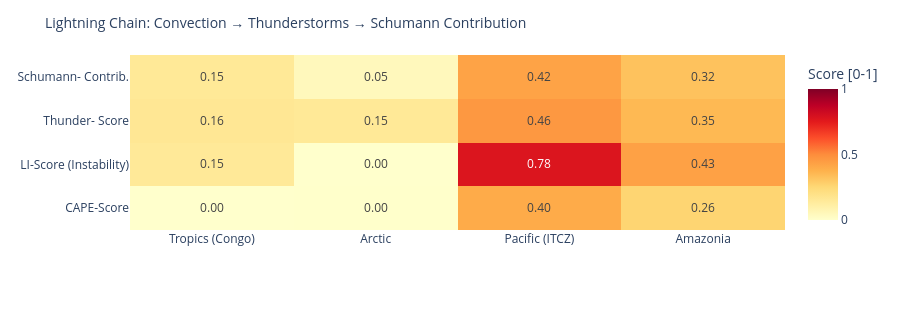

The notebook cell saved with this chart:
### Code cell
# ============================================================
# LIGHTNING CHAIN: Convection → Thunderstorms → Schumann
# Shows the causal chain per measurement point as heatmap
# ============================================================

def cape_score(v):
    """CAPE → normalized score [0,1]"""
    if v is None or pd.isna(v): return 0.0
    return min(1.0, float(v) / 3000)

def li_score(v):
    """Lifted Index: negative = unstable → score [0,1]"""
    if v is None or pd.isna(v): return 0.3
    return min(1.0, max(0.0, (-float(v) + 6) / 12))

def cloud_score(v):
    if v is None or pd.isna(v): return 0.3
    return float(v) / 100

def thunder_score(row):
    """Kombinierter Gewitterwahrscheinlichkeits-Score
    CAPE + LI + Bedeckung + WMO-Gewitter + konvektiver Niederschlag (showers)
    Hinweis: X-Ray und Kp sind kein Bestandteil – nur geomagn./solarer Kontext.
    """
    cs = cape_score(row.get('cape'))
    ls = li_score(row.get('li'))
    cl = cloud_score(row.get('cloud'))
    t  = 1.0 if row.get('thunderstorm') else 0.0
    # Convective precipitation (showers) as additional indicator
    sh = min(1.0, (row.get('showers') or 0) / 5.0)
    return round(cs * 0.30 + ls * 0.25 + cl * 0.15 + t * 0.20 + sh * 0.10, 3)

def schumann_contribution(t_score, lat):
    """Schumann contribution: higher in tropics (±30°), scaled by thunderstorm score"""
    lat_weight = max(0.3, 1.0 - abs(lat) / 60)
    return round(t_score * lat_weight, 3)

df_atm['cape_score']   = df_atm.apply(lambda r: cape_score(r['cape']), axis=1)
df_atm['li_score']     = df_atm.apply(lambda r: li_score(r['li']),    axis=1)
df_atm['thunder_score']= df_atm.apply(lambda r: thunder_score(r.to_dict()), axis=1)
df_atm['schumann_contribution'] = df_atm.apply(
    lambda r: schumann_contribution(r['thunder_score'], r['lat']), axis=1)

metrics = ['cape_score', 'li_score', 'thunder_score', 'schumann_contribution']
labels  = ['CAPE-Score', 'LI-Score\n(Instability)', 'Thunder-\nScore', 'Schumann-\nContrib.']
z_data  = [df_atm[m].tolist() for m in metrics]

fig = go.Figure(go.Heatmap(
    z=z_data,
    x=df_atm['point'].tolist(),
    y=labels,
    colorscale='YlOrRd',
    zmin=0, zmax=1,
    text=[[f'{v:.2f}' for v in row] for row in z_data],
    texttemplate='%{text}', textfont=dict(size=12),
    colorbar=dict(title='Score [0-1]')
))
fig.update_layout(
    title=dict(text='Lightning Chain: Convection → Thunderstorms → Schumann Contribution', font=dict(size=14)),
    height=310,
    plot_bgcolor='rgba(0,0,0,0)', paper_bgcolor='rgba(0,0,0,0)',
    margin=dict(l=130, r=80, t=55, b=80)
)
fig.show()

### Figure 1 — Plotly figure (JSON) as saved in the notebook; plotly's stock layout.template omitted (floating-point values rounded to 4 significant figures)
{"data": [{"colorbar": {"title": {"text": "Score [0-1]"}}, "colorscale": [[0.0, "rgb(255,255,204)"], [0.125, "rgb(255,237,160)"], [0.25, "rgb(254,217,118)"], [0.375, "rgb(254,178,76)"], [0.5, "rgb(253,141,60)"], [0.625, "rgb(252,78,42)"], [0.75, "rgb(227,26,28)"], [0.875, "rgb(189,0,38)"], [1.0, "rgb(128,0,38)"]], "text": [["0.00", "0.00", "0.40", "0.26"], ["0.15", "0.00", "0.78", "0.43"], ["0.16", "0.15", "0.46", "0.35"], ["0.15", "0.05", "0.42", "0.32"]], "textfont": {"size": 12}, "texttemplate": "%{text}", "type": "heatmap", "x": ["Tropics (Congo)", "Arctic", "Pacific (ITCZ)", "Amazonia"], "y": ["CAPE-Score", "LI-Score\n(Instability)", "Thunder-\nScore", "Schumann-\nContrib."], "z": [[0.0, 0.003333, 0.4, 0.2633], [0.15, 0.0, 0.775, 0.4333], [0.162, 0.153, 0.464, 0.353], [0.151, 0.046, 0.425, 0.324]], "zmax": 1, "zmin": 0}], "layout": {"height": 310, "margin": {"b": 80, "l": 130, "r": 80, "t": 55}, "paper_bgcolor": "rgba(0,0,0,0)", "plot_bgcolor": "rgba(0,0,0,0)", "title": {"font": {"size": 14}, "text": "Lightning Chain: Convection → Thunderstorms → Schumann Contribution"}}}
